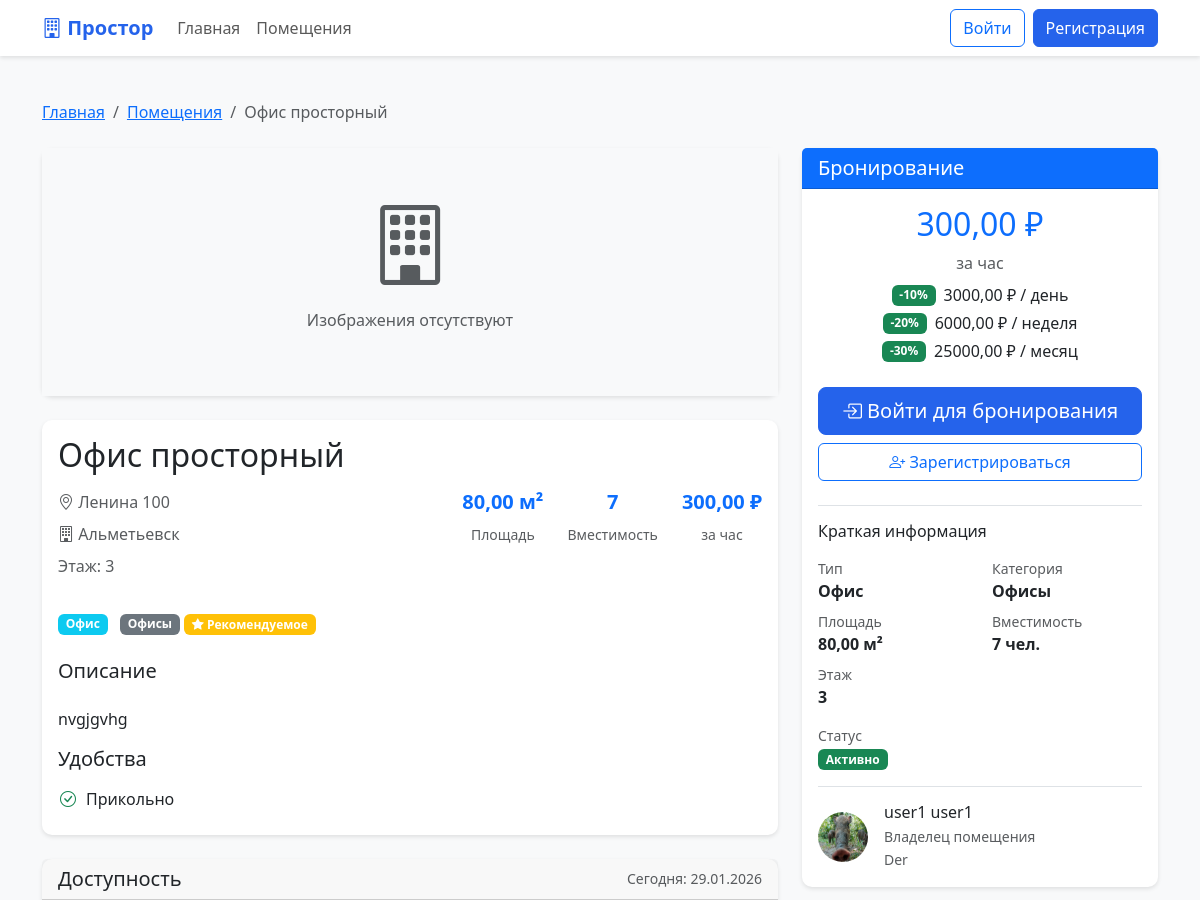
The page /properties/Office/ (upper part) on the database as committed earlier.
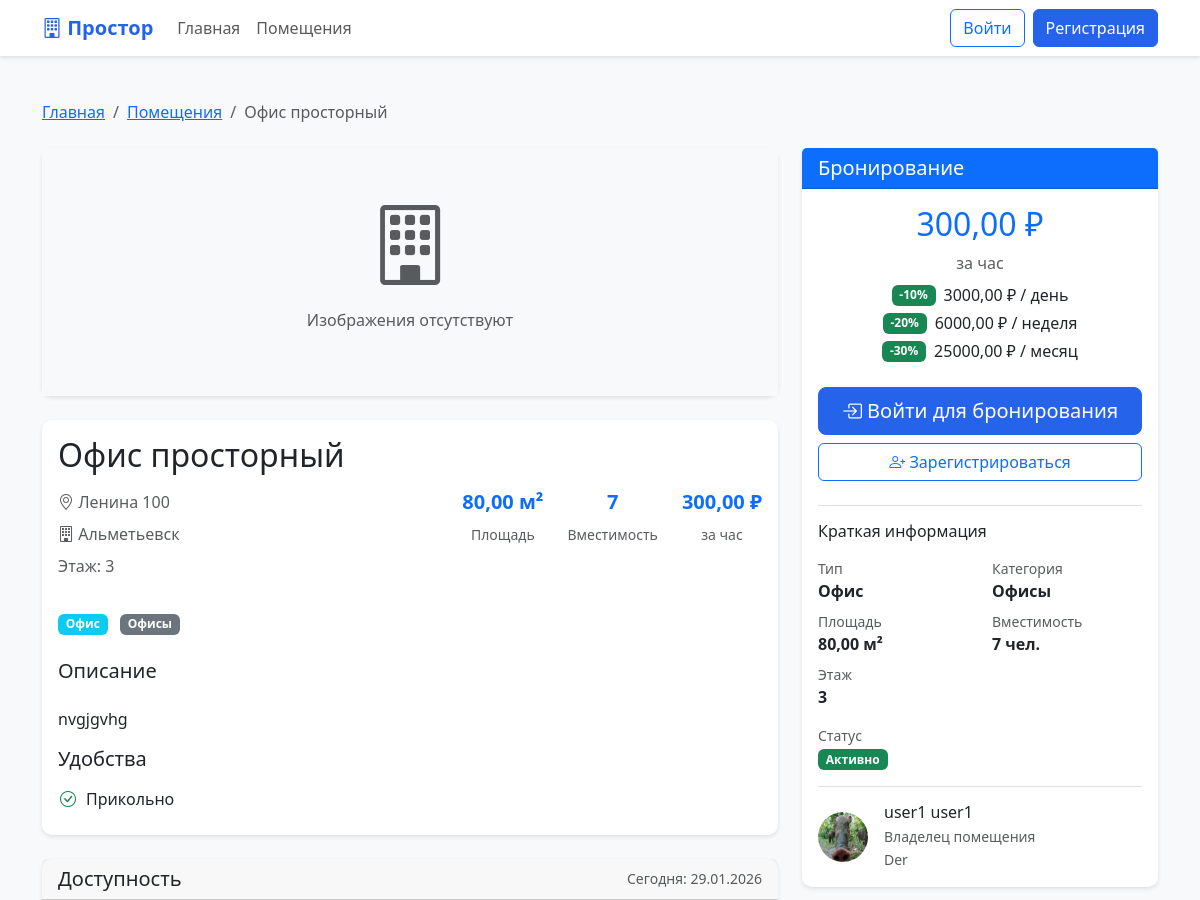
The same page on the database as committed later.
### core/views.py (the view)
# urls.py: path('properties/<slug:slug>/', views.property_detail, name='property_detail'),
def property_detail(request, slug):
    property_obj = get_object_or_404(
        Property.objects.select_related('landlord', 'category')
        .prefetch_related('amenities', 'images', 'reviews__user'),
        slug=slug,
        status='active'
    )
    is_favorite = False
    if request.user.is_authenticated:
        is_favorite = Favorite.objects.filter(
            user=request.user,
            property=property_obj
        ).exists()
    reviews = property_obj.reviews.all()
    similar_properties = Property.objects.filter(
        category=property_obj.category,
        status='active'
    ).exclude(id=property_obj.id)[:4]
    today = datetime.now().date()
    next_month = today + timedelta(days=30)
    booked_dates = Booking.objects.filter(
        property=property_obj,
        start_datetime__date__lte=next_month,
        end_datetime__date__gte=today,
        status__in=['confirmed', 'pending']
    ).values_list('start_datetime__date', flat=True).distinct()
    booked_dates_json = json.dumps([date.strftime('%Y-%m-%d') for date in booked_dates])
    hours_range = list(range(9, 23))
    calendar_data = []
    for i in range(30):
        date = today + timedelta(days=i)
        has_bookings = date in booked_dates
        calendar_data.append({
            'date': date,
            'bookings': has_bookings
        })
    context = {
        'property': property_obj,
        'is_favorite': is_favorite,
        'reviews': reviews,
        'similar_properties': similar_properties,
        'today': today.strftime('%Y-%m-%d'),
        'booked_dates_json': booked_dates_json,
        'hours_range': hours_range,
        'calendar_data': calendar_data,
    }
    return render(request, 'core/property_detail.html', context)

### templates/core/property_detail.html (shortened to what the changed rows need)
{% extends 'base.html' %}
{% block content %}
<div class="container py-4">
    <div class="row">
        <div class="col-lg-8">
            <div class="card mb-4">
                <div class="card-body">
                    <h1 class="h2 mb-3">{{ property.title }}</h1>
                    <div class="mb-4">
                        <span class="badge bg-info me-2">{{ property.get_property_type_display }}</span>
                        <span class="badge bg-secondary">{{ property.category.name|default:"Без категории" }}</span>
                        {% if property.is_featured %}
                        <span class="badge bg-warning">
                            <i class="bi bi-star-fill"></i> Рекомендуемое
                        </span>
                        {% endif %}
                    </div>
                </div>
            </div>
        </div>
        <div class="col-lg-4">
            <div class="card mb-4 sticky-booking">
                <div class="card-body">
                    <div class="mb-4 text-center">
                        {% if property.price_per_hour %}
                        <h2 class="text-primary">{{ property.price_per_hour }} ₽</h2>
                        {% endif %}
                    </div>
                </div>
            </div>
        </div>
    </div>
</div>
{% endblock %}

Rows that differ between the two databases and show on the page:
changed Property "Офис просторный": is_featured True → False (drawn)
Other text that changed with them:
text no longer shown: "Рекомендуемое"
